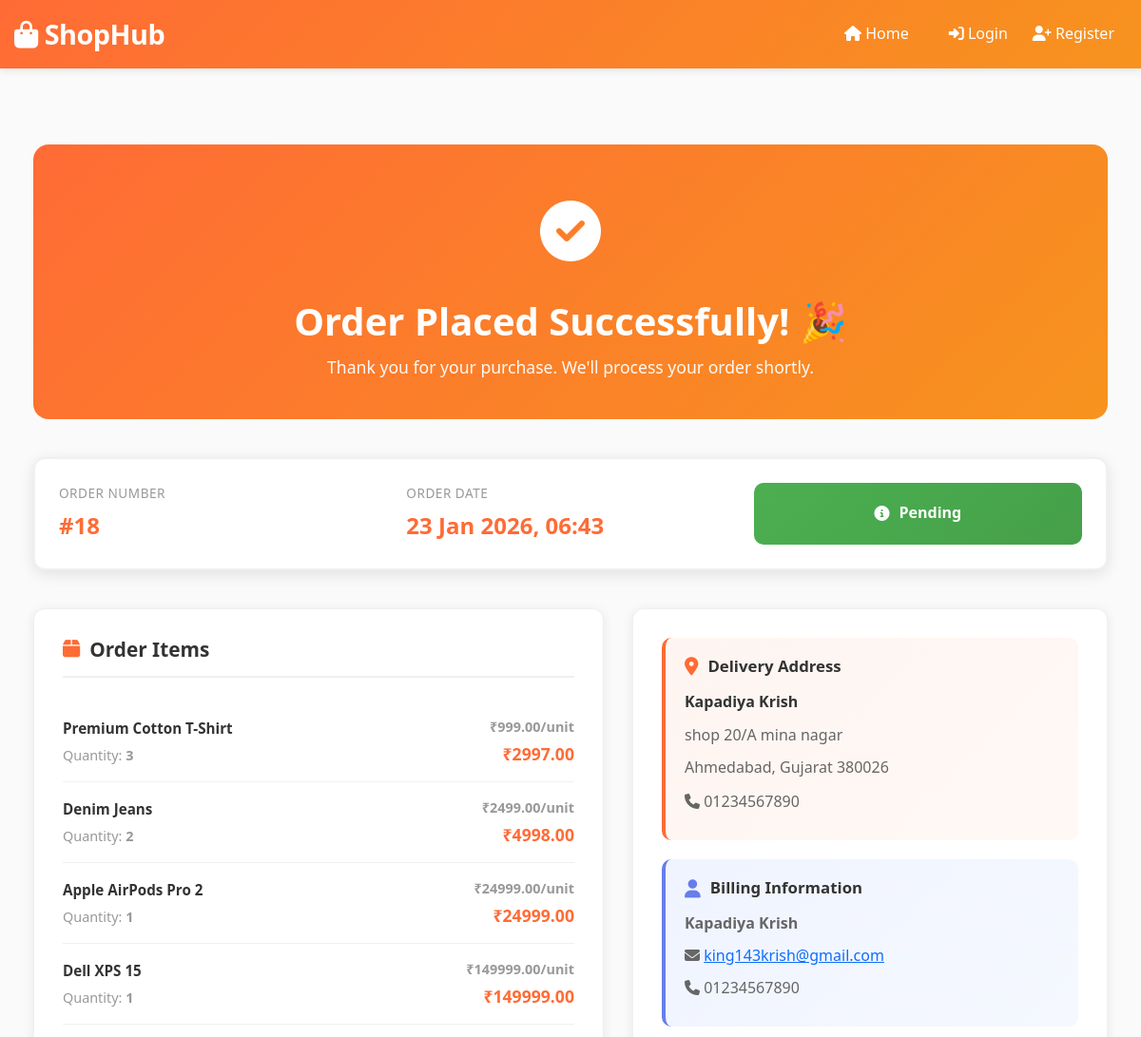
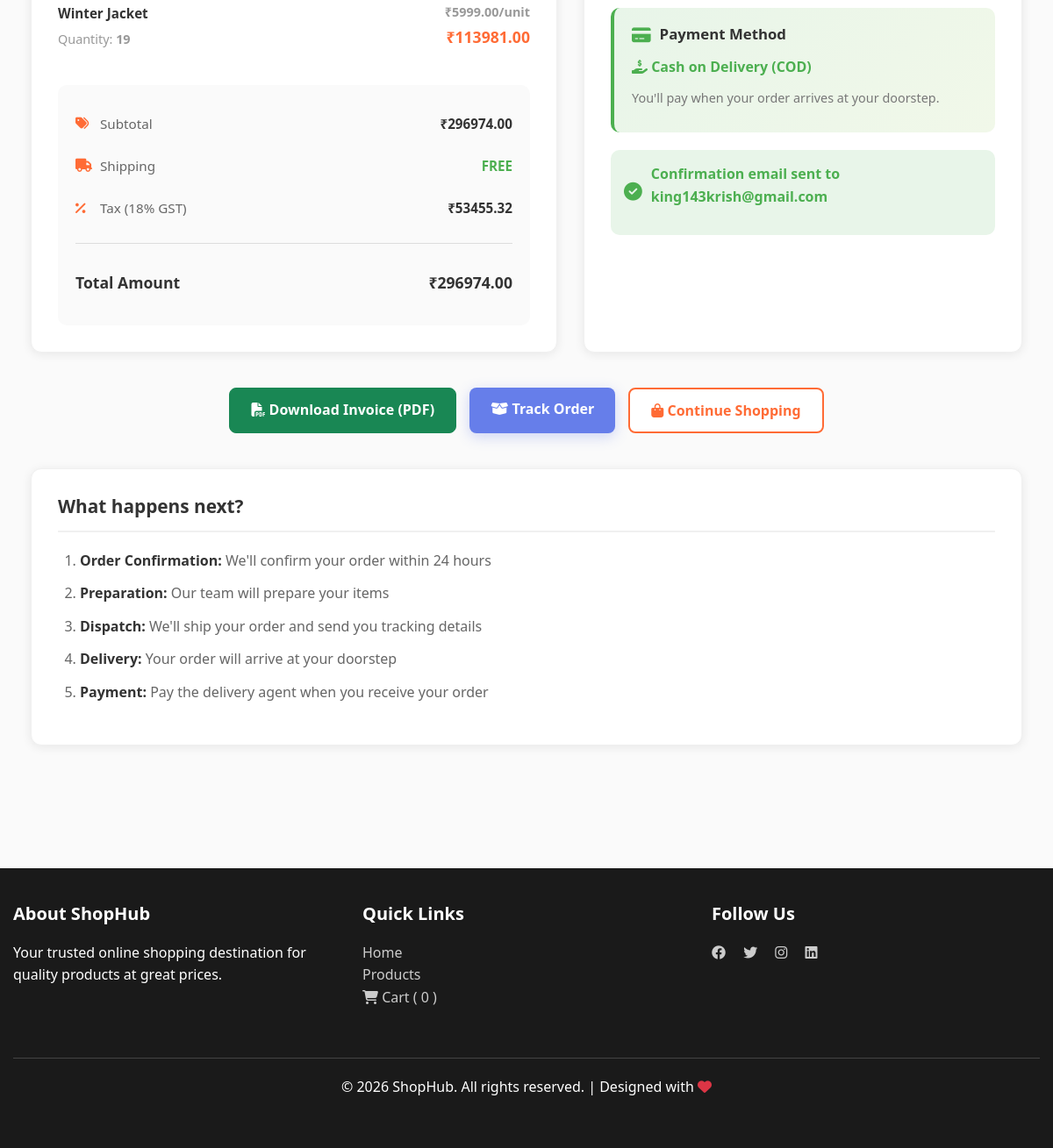
The app's page /order/confirmation/18/ with its own data (2 pictures, top to bottom).
### shop/models.py (models this page shows, shortened)
class Order(models.Model):
    ORDER_STATUS_CHOICES = [
        ('pending', 'Pending'),
        ('confirmed', 'Confirmed'),
        ('shipped', 'Shipped'),
        ('delivered', 'Delivered'),
        ('cancelled', 'Cancelled'),
    ]
    PAYMENT_METHOD_CHOICES = [
        ('cod', 'Cash on Delivery'),
    ]
    user = models.ForeignKey(User, on_delete=models.CASCADE, related_name='orders')
    first_name = models.CharField(max_length=50)
    last_name = models.CharField(max_length=50)
    email = models.EmailField()
    phone = models.CharField(max_length=20)
    address = models.CharField(max_length=255)
    city = models.CharField(max_length=50)
    state = models.CharField(max_length=50)
    postal_code = models.CharField(max_length=10)
    total_amount = models.DecimalField(max_digits=10, decimal_places=2)
    payment_method = models.CharField(max_length=20, choices=PAYMENT_METHOD_CHOICES, default='cod')
    status = models.CharField(max_length=20, choices=ORDER_STATUS_CHOICES, default='pending')
    created_at = models.DateTimeField(auto_now_add=True)
    updated_at = models.DateTimeField(auto_now=True)
    class Meta:
        ordering = ['-created_at']
    def get_subtotal(self):
        return sum(item.price * item.quantity for item in self.items.all())
    def get_tax(self):
        from decimal import Decimal
        subtotal = self.get_subtotal()
        return subtotal * Decimal('0.18')

class OrderItem(models.Model):
    order = models.ForeignKey(Order, on_delete=models.CASCADE, related_name='items')
    product = models.ForeignKey(Product, on_delete=models.PROTECT)
    quantity = models.PositiveIntegerField()
    price = models.DecimalField(max_digits=10, decimal_places=2)
    def get_subtotal(self):
        return self.price * self.quantity

class Product(models.Model):
    name = models.CharField(max_length=255, unique=True)
    description = models.TextField()
    price = models.DecimalField(max_digits=10, decimal_places=2, validators=[MinValueValidator(0)])
    stock = models.IntegerField(default=0, validators=[MinValueValidator(0)])
    image = models.ImageField(upload_to='products/', null=True, blank=True)
    category = models.ForeignKey(Category, on_delete=models.CASCADE, related_name='products', null=True, blank=True)
    created_at = models.DateTimeField(auto_now_add=True)
    updated_at = models.DateTimeField(auto_now=True)
    class Meta:
        ordering = ['-created_at']

### shop/views.py (the view)
# urls.py: path('order/confirmation/<int:order_id>/', views.order_confirmation, name='order_confirmation'),
def order_confirmation(request, order_id):
    from django.core.mail import send_mail
    from django.conf import settings
    order = get_object_or_404(Order, id=order_id)
    order_items = order.items.all()
    try:
        email_subject = f'Order Confirmation #{order.id} - ShopHub'
        email_body = f"""
Hello {order.first_name},

Thank you for your order!

Order Number: #{order.id}
Order Date: {order.created_at.strftime('%d-%m-%Y %H:%M:%S')}
Status: {order.get_status_display()}

Delivery Address:
{order.address}
{order.city}, {order.state} {order.postal_code}

Order Summary:
Subtotal: Rs{order.get_subtotal():.2f}
Shipping: FREE
Tax (18% GST): Rs{order.get_tax():.2f}
Total Amount: Rs{order.total_amount:.2f}

Payment Method: Cash on Delivery (COD)
You'll pay when your order arrives at your doorstep.

We'll process your order shortly and send you tracking details.

Thank you for shopping with us!

Best regards,
ShopHub Team
support@shophub.com
        """
        send_mail(
            email_subject,
            email_body,
            settings.EMAIL_HOST_USER,   # sender
            [order.email],              # receiver (customer)
            fail_silently=False         # show error if email fails
        )
    except Exception as e:
        print(f"Error sending email: {e}")
    context = {
        'order': order,
        'order_items': order_items,
        'page_title': 'Order Confirmation',
    }
    return render(request, 'shop/order_confirmation.html', context)

### shop/context_processors.py (called while the page is built)
def cart_count(request):
    try:
        if not request.session.session_key:
            request.session.create()
        session_key = request.session.session_key
        if request.user.is_authenticated:
            cart = Cart.objects.filter(user=request.user).first()
        else:
            cart = Cart.objects.filter(session_key=session_key, user=None).first()
        if cart:
            return {"cart_item_count": cart.get_item_count()}
        return {"cart_item_count": 0}
    except Exception:
        return {"cart_item_count": 0}

### shop/templates/shop/order_confirmation.html (shortened to what this page needs)
{% extends 'shop/base.html' %}
{% block content %}
<div class="confirmation-container">
    <div class="confirmation-header">
        <div class="success-animation">
            <i class="fas fa-check-circle"></i>
        </div>
        <h1 class="confirmation-title">Order Placed Successfully! 🎉</h1>
        <p class="confirmation-subtitle">Thank you for your purchase. We'll process your order shortly.</p>
    </div>
    <div class="order-id-card">
        <div class="order-number">
            <span class="label">Order Number</span>
            <span class="value">#{{ order.id }}</span>
        </div>
        <div class="order-date">
            <span class="label">Order Date</span>
            <span class="value">{{ order.created_at|date:"d M Y, H:i" }}</span>
        </div>
        <div class="order-status-badge">
            <i class="fas fa-info-circle"></i>
            <span>{{ order.get_status_display }}</span>
        </div>
    </div>
    <div class="confirmation-grid">
        <div class="confirmation-section">
            <h2 class="section-title">
                <i class="fas fa-box"></i> Order Items
            </h2>
            <div class="items-container">
                {% for item in order_items %}
                    <div class="order-item">
                        <div class="item-info">
                            <div class="item-name">{{ item.product.name }}</div>
                            <div class="item-quantity">Quantity: <strong>{{ item.quantity }}</strong></div>
                        </div>
                        <div class="item-price">
                            <div class="price-per-unit">₹{{ item.price|floatformat:2 }}/unit</div>
                            <div class="price-total">₹{{ item.get_subtotal|floatformat:2 }}</div>
                        </div>
                    </div>
                {% endfor %}
            </div>
            <div class="price-breakdown">
                <div class="breakdown-row">
                    <span class="breakdown-label"><i class="fas fa-tags"></i> Subtotal</span>
                    <span class="breakdown-value">₹{{ order.get_subtotal|floatformat:2 }}</span>
                </div>
                <div class="breakdown-row">
                    <span class="breakdown-label"><i class="fas fa-truck"></i> Shipping</span>
                    <span class="breakdown-value free"><strong>FREE</strong></span>
                </div>
                <div class="breakdown-row">
                    <span class="breakdown-label"><i class="fas fa-percentage"></i> Tax (18% GST)</span>
                    <span class="breakdown-value">₹{{ order.get_tax|floatformat:2 }}</span>
                </div>
                <div class="breakdown-divider"></div>
                <div class="breakdown-total">
    <span><strong>Total Amount</strong></span>
    <span><strong>₹{{ order.total_amount|floatformat:2 }}</strong></span>
</div>
            </div>
        </div>
        <div class="confirmation-section">
            <div class="info-card delivery-card">
                <h3 class="card-title">
                    <i class="fas fa-map-marker-alt"></i> Delivery Address
                </h3>
                <div class="card-content">
                    <p class="delivery-name">{{ order.first_name }} {{ order.last_name }}</p>
                    <p class="delivery-address">{{ order.address }}</p>
                    <p class="delivery-city">{{ order.city }}, {{ order.state }} {{ order.postal_code }}</p>
                    <p class="delivery-phone">
                        <i class="fas fa-phone"></i> {{ order.phone }}
                    </p>
                </div>
            </div>
            <div class="info-card billing-card">
                <h3 class="card-title">
                    <i class="fas fa-user"></i> Billing Information
                </h3>
                <div class="card-content">
                    <p><strong>{{ order.first_name }} {{ order.last_name }}</strong></p>
                    <p>
                        <i class="fas fa-envelope"></i>
                        <a href="mailto:{{ order.email }}">{{ order.email }}</a>
                    </p>
                    <p>
                        <i class="fas fa-phone"></i>
                        {{ order.phone }}
                    </p>
                </div>
            </div>
            <div class="info-card payment-card">
                <h3 class="card-title">
                    <i class="fas fa-credit-card"></i> Payment Method
                </h3>
                <div class="card-content">
                    <p class="payment-method">
                        <i class="fas fa-hand-holding-usd"></i>
                        <strong>Cash on Delivery (COD)</strong>
                    </p>
                    <p class="payment-note">You'll pay when your order arrives at your doorstep.</p>
                </div>
            </div>
            <div class="email-notification">
                <i class="fas fa-check-circle"></i>
                <p>Confirmation email sent to <strong>{{ order.email }}</strong></p>
            </div>
        </div>
    </div>
    <div class="confirmation-actions">
    <a href="{% url 'download_invoice' order.id %}" class="btn btn-success btn-lg">
        <i class="fas fa-file-pdf"></i> Download Invoice (PDF)
    </a>
    <a href="{% url 'my_orders' %}" class="btn btn-secondary btn-lg">
        <i class="fas fa-box-open"></i> Track Order
    </a>
    <a href="{% url 'product_list' %}" class="btn btn-outline btn-lg">
        <i class="fas fa-shopping-bag"></i> Continue Shopping
    </a>
</div>
    <div class="confirmation-info">
        <h3>What happens next?</h3>
        <ol>
            <li><strong>Order Confirmation:</strong> We'll confirm your order within 24 hours</li>
            <li><strong>Preparation:</strong> Our team will prepare your items</li>
            <li><strong>Dispatch:</strong> We'll ship your order and send you tracking details</li>
            <li><strong>Delivery:</strong> Your order will arrive at your doorstep</li>
            <li><strong>Payment:</strong> Pay the delivery agent when you receive your order</li>
        </ol>
    </div>
</div>
{% endblock %}

### shop/templates/shop/base.html (shortened to what this page needs)
{% load static %}
{% load custom_filters %}
<!DOCTYPE html>
<html lang="en">
<head>
    <link href="https://cdn.jsdelivr.net/npm/bootstrap@5.3.0/dist/css/bootstrap.min.css" rel="stylesheet">
    <link rel="stylesheet" href="https://cdnjs.cloudflare.com/ajax/libs/font-awesome/6.4.0/css/all.min.css">
    <link rel="stylesheet" href="{% static 'css/main.css' %}">
</head>
<body>
    <nav class="navbar navbar-expand-lg navbar-dark sticky-top">
        <div class="container-fluid">
            <a class="navbar-brand" href="{% url 'home' %}">
                <i class="fas fa-shopping-bag"></i> ShopHub
            </a>
            <div class="collapse navbar-collapse" id="navbarContent">
                <ul class="navbar-nav ms-auto me-3">
                    <li class="nav-item">
                        <a class="nav-link" href="{% url 'home' %}">
                            <i class="fas fa-home"></i> Home
                        </a>
                    </li>
                </ul>
                <ul class="navbar-nav">
                    {% if user.is_authenticated %}
                        <li class="nav-item dropdown">
                            <a class="nav-link dropdown-toggle" href="#" id="userDropdown" role="button" data-bs-toggle="dropdown">
                                <i class="fas fa-user-circle"></i> {{ user.first_name|default:user.username }}
                            </a>
                            <ul class="dropdown-menu dropdown-menu-end" aria-labelledby="userDropdown">
                                <li><a class="dropdown-item" href="{% url 'user_profile' %}"><i class="fas fa-user"></i> My Profile</a></li>
                                <li><a class="dropdown-item" href="{% url 'my_orders' %}"><i class="fas fa-history"></i> My Orders</a></li>
                                <li><hr class="dropdown-divider"></li>
                                <li>
                                    <a class="dropdown-item text-danger" href="{% url 'user_logout' %}">
                                        <i class="fas fa-sign-out-alt"></i> Logout
                                    </a>
                                </li>
                            </ul>
                        </li>
                    {% else %}
                        <li class="nav-item">
                            <a class="nav-link" href="{% url 'user_login' %}">
                                <i class="fas fa-sign-in-alt"></i> Login
                            </a>
                        </li>
                        <li class="nav-item">
                            <a class="nav-link" href="{% url 'user_register' %}">
                                <i class="fas fa-user-plus"></i> Register
                            </a>
                        </li>
                    {% endif %}
                </ul>
            </div>
        </div>
    </nav>
    <div class="page-container">
        <div class="container-fluid">
            {% block content %}{% endblock %}
        </div>
    </div>
    <footer>
        <div class="container-fluid">
            <div class="row">
                <div class="col-md-4">
                    <h5>About ShopHub</h5>
                    <p>Your trusted online shopping destination for quality products at great prices.</p>
                </div>
                <div class="col-md-4">
                    <h5>Quick Links</h5>
                    <ul style="list-style: none; padding: 0;">
                        <li><a href="{% url 'home' %}">Home</a></li>
                        <li><a href="{% url 'product_list' %}">Products</a></li>
                        <li><a href="{% url 'view_cart' %}">
    <i class="fas fa-shopping-cart"></i> Cart (
     <span class="cart-count-value">{{ cart_item_count }}</span>
    )
</a>
</li>
                    </ul>
                </div>
                <div class="col-md-4">
                    <h5>Follow Us</h5>
                    <a href="#" class="me-3"><i class="fab fa-facebook"></i></a>
                    <a href="#" class="me-3"><i class="fab fa-twitter"></i></a>
                    <a href="#" class="me-3"><i class="fab fa-instagram"></i></a>
                    <a href="#"><i class="fab fa-linkedin"></i></a>
                </div>
            </div>
            <div class="footer-bottom">
                <p>&copy; 2026 ShopHub. All rights reserved. | Designed with <i class="fas fa-heart text-danger"></i></p>
            </div>
        </div>
    </footer>
</body>
</html>

### records on screen
Order: id "18", created_at "23 Jan 2026, 06:43", status "Pending", get_subtotal "296974.00", get_tax "53455.32", total_amount "296974.00", first_name "Kapadiya", last_name "Krish", address "shop 20/A mina nagar", city "Ahmedabad", state "Gujarat", postal_code "380026", phone "01234567890", email "king143krish@gmail.com"
OrderItem: product.name "Premium Cotton T-Shirt", quantity "3", price "999.00", get_subtotal "2997.00"
OrderItem: product.name "Denim Jeans", quantity "2", price "2499.00", get_subtotal "4998.00"
OrderItem: product.name "Apple AirPods Pro 2", quantity "1", price "24999.00", get_subtotal "24999.00"
OrderItem: product.name "Dell XPS 15", quantity "1", price "149999.00", get_subtotal "149999.00"
OrderItem: product.name "Winter Jacket", quantity "19", price "5999.00", get_subtotal "113981.00"

### other values on screen
{{ cart_item_count }} "0"
